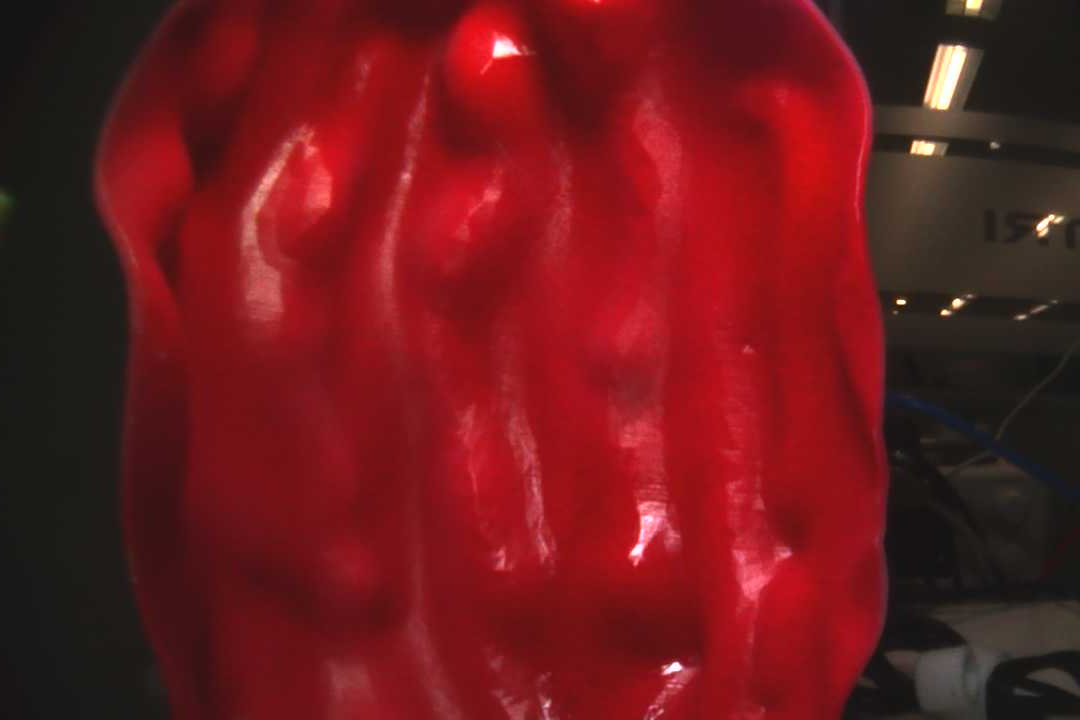
#> input picture trainingData20260818_2/Depth_anything_training/real_rgb_raw/Photo1.png, 1080 x 720 px, given in place of Photo1_NoTag.jpg, which was not available
$ python build_depth_anything_training_pairs.py
#> lines starting #> are read from the running program, lines starting #| are printed output that depends on the picture; pictures that were not available may be replaced by others from this repository, and a replacement may not be noted
"""Build aligned Real-RGB / Unity-RGB / Unity-depth training triplets.

Fixed geometry pipeline:
1. Undistort Real NoTag RGB with the calibrated real-camera K and distortion.
2. Rotate Unity RGB and depth by 180 degrees into the Real image orientation.
3. Do not apply any Tag-derived image-space warp (sx/sy/tx/ty/pitch/yaw).

Unity FOV, lens shift, and camera pose are assumed to have been applied during
rendering. The exported depth is preserved as an 8-bit grayscale target; this
script does not claim that the shader output is metric depth.
"""
from __future__ import annotations

import argparse
import csv
import json
import math
from pathlib import Path

import cv2
import numpy as np


# This copy lives inside Depth_anything_training/; dataset root is the parent folder.
PACK_DIR = Path(__file__).resolve().parent
ROOT = PACK_DIR.parent
REPO_ROOT = PACK_DIR.parents[1]


def _relpath(path: Path) -> str:
    path = path.resolve()
    for base in (PACK_DIR, ROOT, REPO_ROOT):
        try:
            return path.relative_to(base).as_posix()
        except ValueError:
            continue
    return path.as_posix()


def parse_ids(value: str) -> list[int]:
    ids: list[int] = []
    for part in value.split(","):
        part = part.strip()
        if not part:
            continue
        if "-" in part:
            first, last = part.split("-", 1)
            ids.extend(range(int(first), int(last) + 1))
        else:
            ids.append(int(part))
    return ids


def read_required(path: Path, flags: int) -> np.ndarray:
    image = cv2.imread(str(path), flags)
    if image is None:
        raise FileNotFoundError(f"Could not read image: {path}")
    return image


def depth_to_gray(depth: np.ndarray) -> np.ndarray:
    if depth.ndim == 2:
        return depth
    if depth.shape[2] >= 3:
        bgr = depth[:, :, :3]
        if np.array_equal(bgr[:, :, 0], bgr[:, :, 1]) and np.array_equal(
            bgr[:, :, 1], bgr[:, :, 2]
        ):
            return bgr[:, :, 0]
        return cv2.cvtColor(bgr, cv2.COLOR_BGR2GRAY)
    return depth[:, :, 0]


def make_preview(real: np.ndarray, unity: np.ndarray, depth: np.ndarray) -> np.ndarray:
    depth_color = cv2.applyColorMap(depth, cv2.COLORMAP_TURBO)
    blend = cv2.addWeighted(real, 0.5, unity, 0.5, 0.0)
    return cv2.hconcat([real, unity, blend, depth_color])


# [62 lines left out: functions load_tag_warps, rotation_homography, apply_tag_warp, not called in this run]


def main() -> None:
    parser = argparse.ArgumentParser(
        description="Build Real RGB / Unity RGB / Unity depth triplets without Tag 2D warp."
    )
    parser.add_argument(
        "--real-dir",
        type=Path,
        default=ROOT,
    )
    parser.add_argument(
        "--unity-dir",
        type=Path,
        default=ROOT / "Unity20280818_2_8_notag",
    )
    parser.add_argument(
        "--intrinsics",
        type=Path,
        default=PACK_DIR / "capsule_intrinsics.npz",
    )
    parser.add_argument(
        "--out-dir",
        type=Path,
        default=PACK_DIR,
    )
    parser.add_argument("--ids", default="1-4")
    parser.add_argument("--horizontal-fov", type=float, default=71.25)
    parser.add_argument("--lens-shift", type=float, nargs=2, default=(0.164, -0.081))
    parser.add_argument(
        "--original",
        type=float,
        nargs=3,
        default=(-0.358725, -2.2282, 13.2305),
    )
    parser.add_argument(
        "--no-rotate-unity",
        action="store_true",
        help="Keep Unity RGB/depth orientation unchanged.",
    )
    parser.add_argument(
        "--warp-csv",
        type=Path,
        default=None,
        help="Optional tagged compare_summary.csv; applies its per-photo warp to Unity RGB/depth.",
    )
    args = parser.parse_args()

    real_dir = args.real_dir.resolve()
    unity_dir = args.unity_dir.resolve()
    intrinsics_path = args.intrinsics.resolve()
    out_dir = args.out_dir.resolve()
    rotate_unity = not args.no_rotate_unity
    warp_csv = args.warp_csv.resolve() if args.warp_csv is not None else None
    tag_warps = load_tag_warps(warp_csv) if warp_csv is not None else {}

    calibration = np.load(intrinsics_path)
#> (reads trainingData20260818_2/Depth_anything_training/capsule_intrinsics.npz from the repository)
    K = np.asarray(calibration["camera_matrix"], dtype=np.float64)
    dist = np.asarray(calibration["dist_coeffs"], dtype=np.float64).reshape(-1)

    output_dirs = {
        "real_rgb_raw": out_dir / "real_rgb_raw",
        "real_rgb": out_dir / "real_rgb",
        "unity_rgb": out_dir / "unity_rgb",
        "unity_depth": out_dir / "unity_depth",
        "preview": out_dir / "preview",
    }
    for directory in output_dirs.values():
        directory.mkdir(parents=True, exist_ok=True)

    rows: list[dict[str, object]] = []
    for photo_id in parse_ids(args.ids):
        sample = f"Photo{photo_id}"
        real_source = real_dir / f"{sample}_NoTag.jpg"
        unity_rgb_source = unity_dir / f"{sample}_tag_Unity.jpg"
        unity_depth_source = unity_dir / f"{sample}_tag_Depth.png"

        real = read_required(real_source, cv2.IMREAD_COLOR)
#> in read_required, image is the input picture: shape (720, 1080, 3); mean B, G, R 28.4, 25.6, 107.7
        unity = read_required(unity_rgb_source, cv2.IMREAD_COLOR)
#> call 2 of read_required, with flags = 1
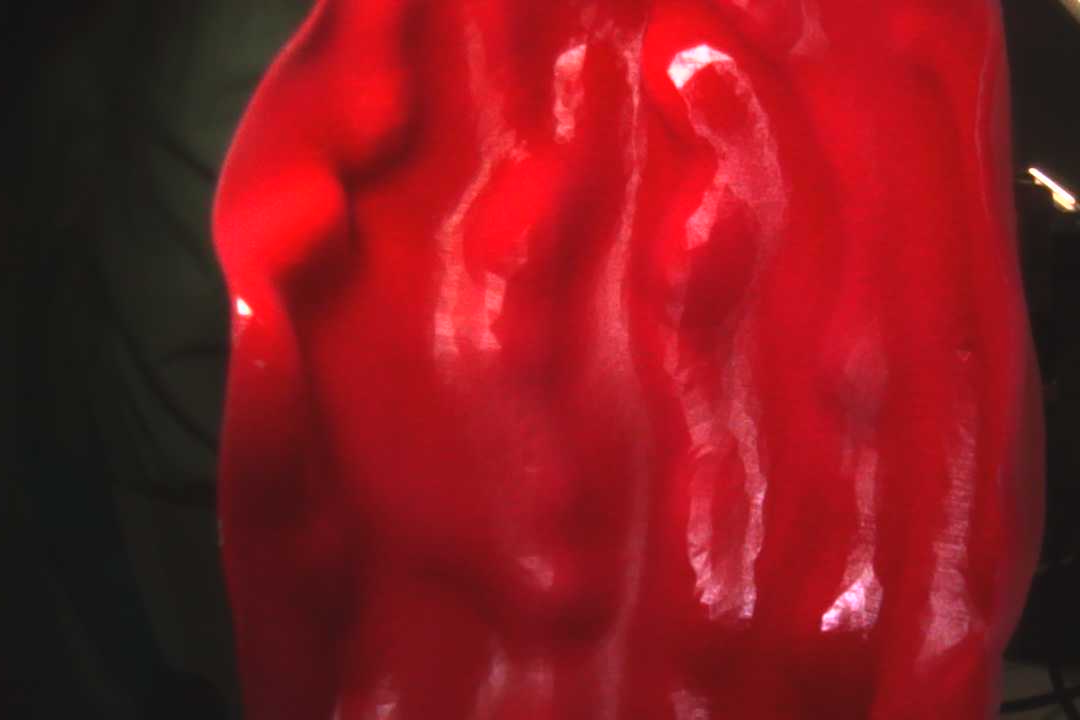
#> input picture trainingData20260818_2/Depth_anything_training/real_rgb_raw/Photo2.png, 1080 x 720 px, given in place of Photo1_tag_Unity.jpg, which was not available
#> in read_required, image is the input picture: shape (720, 1080, 3); mean B, G, R 30.3, 24.6, 131.5
        depth_raw = read_required(unity_depth_source, cv2.IMREAD_UNCHANGED)
        depth = depth_to_gray(depth_raw)

        real_undistorted = cv2.undistort(real, K, dist, None, K)
        if rotate_unity:
            unity = cv2.rotate(unity, cv2.ROTATE_180)
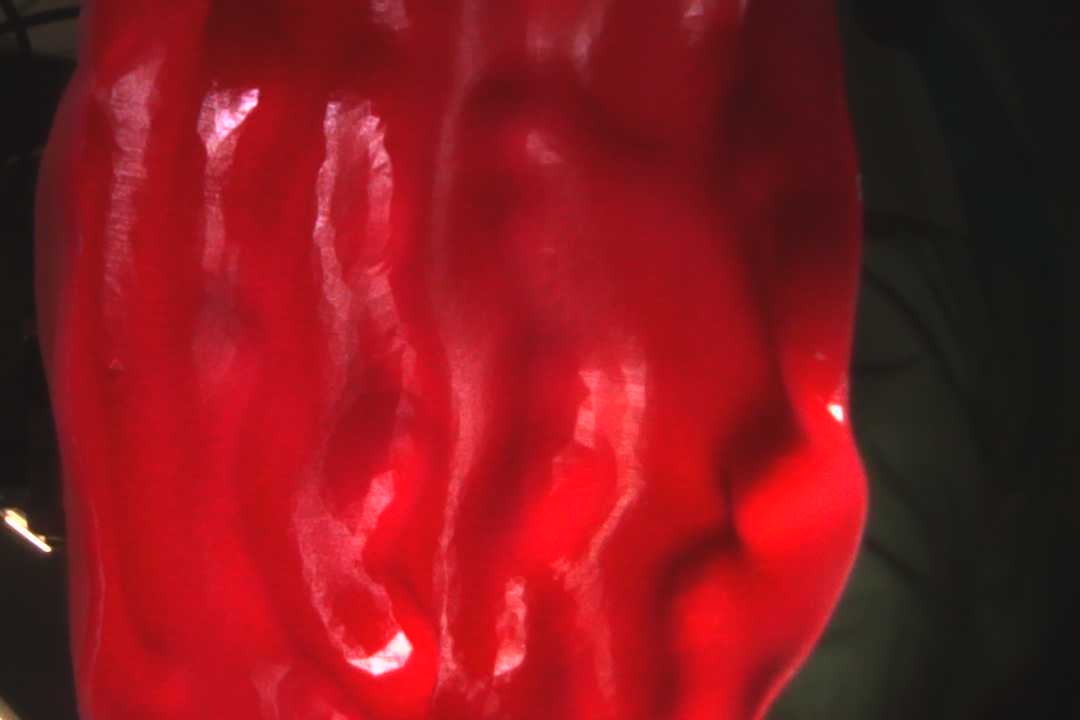
#> unity: shape (720, 1080, 3); mean B, G, R 30.3, 24.6, 131.5
            depth = cv2.rotate(depth, cv2.ROTATE_180)
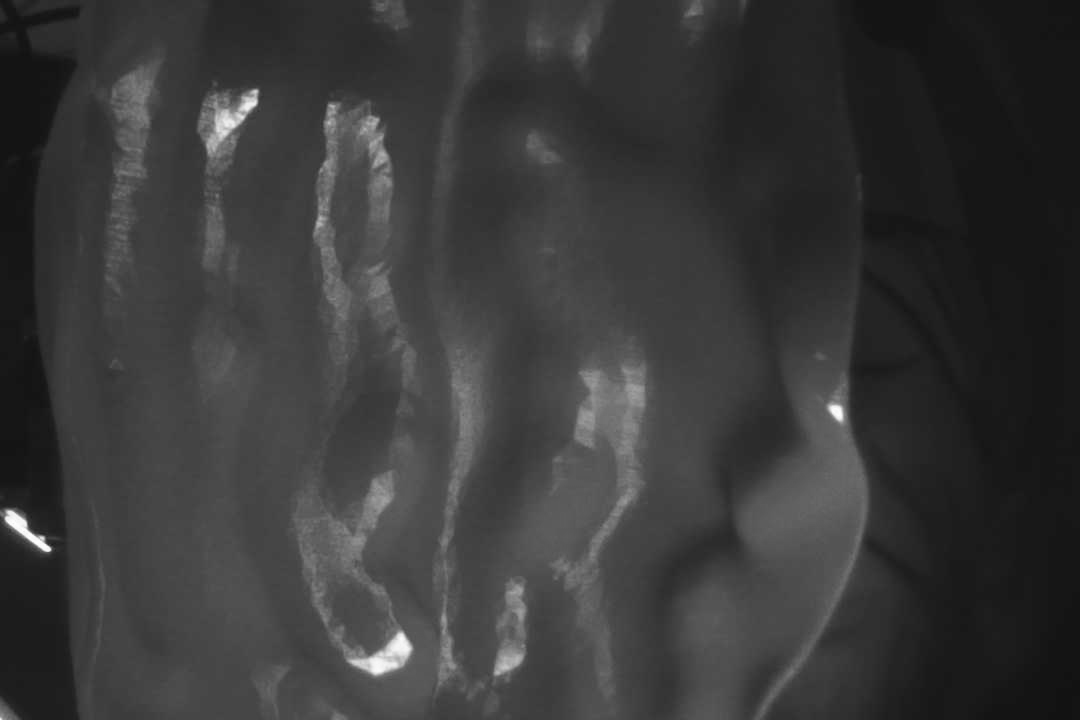
#> depth: shape (720, 1080); min 18, max 255, mean 57.2

        warp = tag_warps.get(photo_id)
        if warp_csv is not None and warp is None:
            raise KeyError(f"{sample}: no Tag warp found in {warp_csv}")
        if warp is not None:
            unity = apply_tag_warp(unity, K, warp, cv2.INTER_LINEAR)
            depth = apply_tag_warp(depth, K, warp, cv2.INTER_NEAREST)

        if real_undistorted.shape[:2] != unity.shape[:2] or unity.shape[:2] != depth.shape[:2]:
            raise ValueError(
                f"{sample}: shape mismatch: Real={real_undistorted.shape}, "
                f"UnityRGB={unity.shape}, UnityDepth={depth.shape}"
            )
        if depth.dtype != np.uint8:
            raise ValueError(f"{sample}: expected uint8 Unity depth, found {depth.dtype}")

        filename = f"{sample}.png"
        real_raw_output = output_dirs["real_rgb_raw"] / filename
        real_output = output_dirs["real_rgb"] / filename
        unity_output = output_dirs["unity_rgb"] / filename
        depth_output = output_dirs["unity_depth"] / filename
        preview_output = output_dirs["preview"] / filename

        if not cv2.imwrite(str(real_raw_output), real):
            raise OSError(f"Could not write {real_raw_output}")
        if not cv2.imwrite(str(real_output), real_undistorted):
            raise OSError(f"Could not write {real_output}")
        if not cv2.imwrite(str(unity_output), unity):
            raise OSError(f"Could not write {unity_output}")
        if not cv2.imwrite(str(depth_output), depth):
            raise OSError(f"Could not write {depth_output}")
        if not cv2.imwrite(str(preview_output), make_preview(real_undistorted, unity, depth)):
#> in make_preview, `depth_color = cv2.applyColorMap(depth, cv2.COLORMAP_TURBO)`:
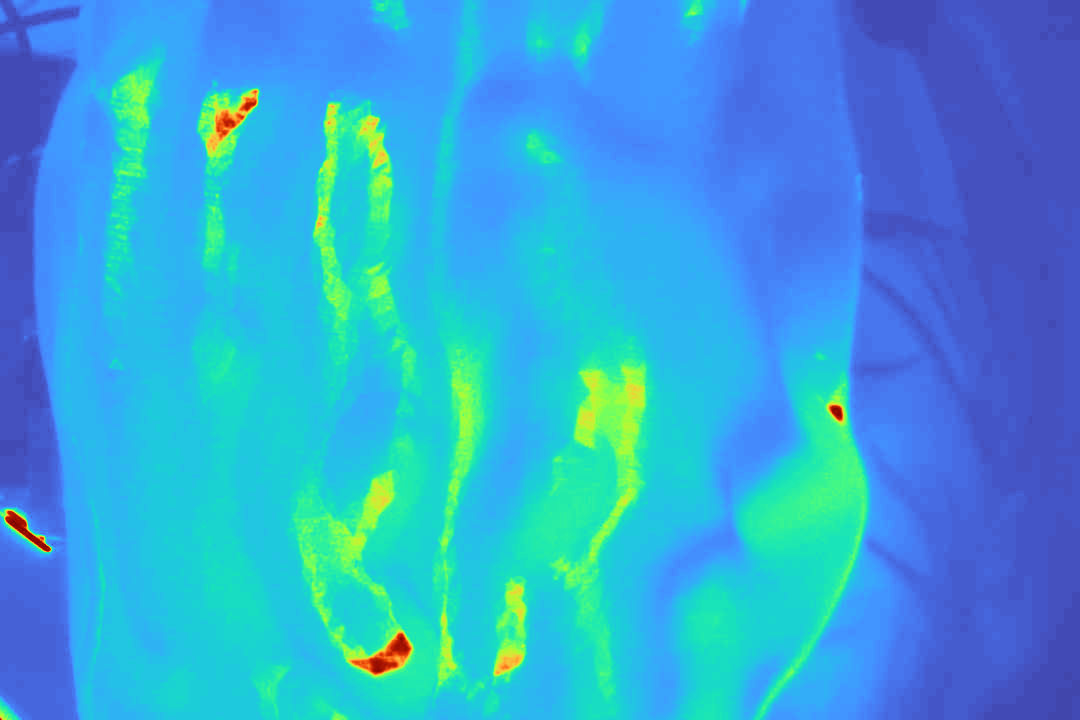
#> depth_color: shape (720, 1080, 3); mean B, G, R 215.8, 164.1, 53.8
#> in make_preview, `blend = cv2.addWeighted(real, 0.5, unity, 0.5, 0.0)`:
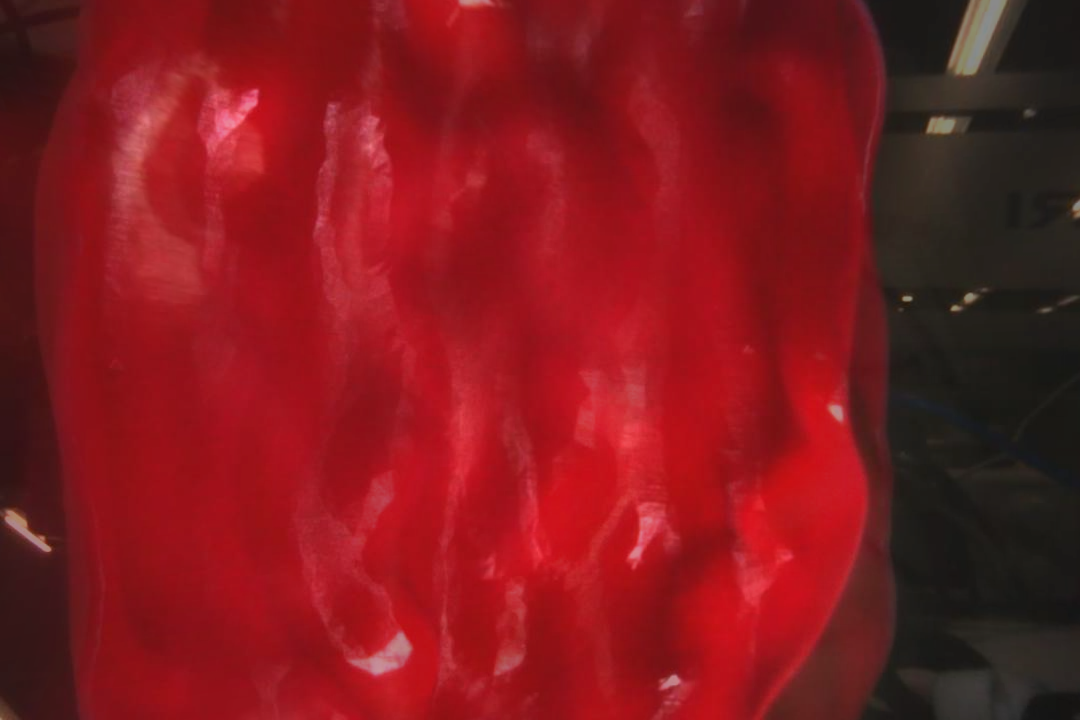
#> blend: shape (720, 1080, 3); mean B, G, R 29.9, 25.1, 128.1
#> in make_preview, `return cv2.hconcat([real, unity, blend, depth_color])`:
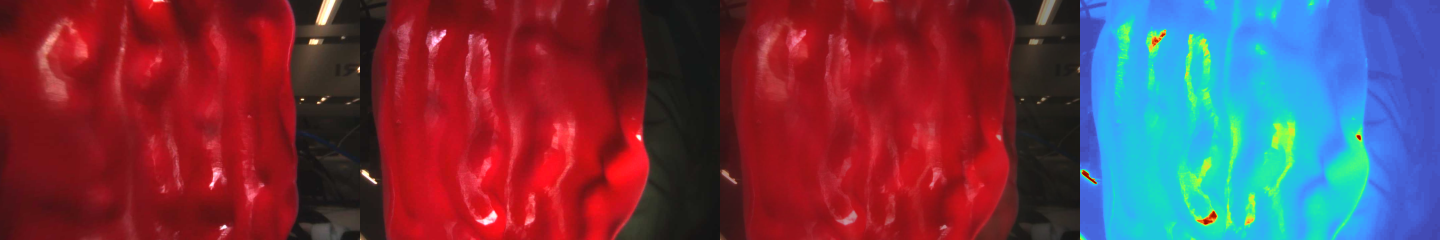
#> returned value: shape (720, 4320, 3) (shown at 1/3 size); mean of channels 0, 1, 2 76.3, 59.8, 109.5; drawn as B, G, R
            raise OSError(f"Could not write {preview_output}")

        rows.append(
            {
                "id": photo_id,
                "sample": sample,
                "real_rgb_raw": f"real_rgb_raw/{filename}",
                "real_rgb": f"real_rgb/{filename}",
                "unity_rgb": f"unity_rgb/{filename}",
                "unity_depth": f"unity_depth/{filename}",
                "preview": f"preview/{filename}",
                "width": real_undistorted.shape[1],
                "height": real_undistorted.shape[0],
                "depth_dtype": str(depth.dtype),
                "depth_min_raw": int(depth.min()),
                "depth_max_raw": int(depth.max()),
                "warp_mode": str(warp["mode"]) if warp is not None else "none",
                "warp_pitch_deg": float(warp["pitch"]) if warp is not None else 0.0,
                "warp_yaw_deg": float(warp["yaw"]) if warp is not None else 0.0,
                "warp_sx": float(warp["sx"]) if warp is not None else 1.0,
                "warp_sy": float(warp["sy"]) if warp is not None else 1.0,
                "warp_tx": float(warp["tx"]) if warp is not None else 0.0,
                "warp_ty": float(warp["ty"]) if warp is not None else 0.0,
                "tag_rmse_px": float(warp["tag_rmse_px"]) if warp is not None else "",
                "real_source": _relpath(real_source),
                "unity_rgb_source": _relpath(unity_rgb_source),
                "unity_depth_source": _relpath(unity_depth_source),
            }
        )
        print(f"[{sample}] wrote RGB/RGB/depth triplet {real_undistorted.shape[1]}x{real_undistorted.shape[0]}")
#| [Photo1] wrote RGB/RGB/depth triplet 1080x720

    if not rows:
        raise RuntimeError("No samples were generated.")

    manifest_path = out_dir / "manifest.csv"
    with manifest_path.open("w", newline="", encoding="utf-8-sig") as file:
        writer = csv.DictWriter(file, fieldnames=list(rows[0]))
        writer.writeheader()
        writer.writerows(rows)

    metadata = {
        "pipeline": [
            "Real RGB: cv2.undistort(source, K_real, dist_real, newCameraMatrix=K_real)",
            "Unity RGB: rotate 180 degrees",
            "Unity depth: rotate 180 degrees and keep grayscale uint8 values",
            (
                "Apply the matching Tag-derived warp to Unity RGB and depth"
                if warp_csv is not None
                else "No Tag-derived sx/sy/tx/ty/rotation/pitch/yaw image warp"
            ),
        ],
        "sample_count": len(rows),
        "real_intrinsics_source": _relpath(intrinsics_path),
        "K_real": K.tolist(),
        "dist_real": dist.tolist(),
        "unity_render_settings": {
            "gate_fit": "Horizontal",
            "horizontal_fov_deg": args.horizontal_fov,
            "lens_shift_xy": list(args.lens_shift),
            "original_xyz": list(args.original),
            "note": "Applied in Unity before rendering; not applied again by this script.",
        },
        "unity_rotated_180": rotate_unity,
        "tag_warp": {
            "applied": warp_csv is not None,
            "source": _relpath(warp_csv) if warp_csv is not None else None,
            "order": "pitch/yaw homography, then independent sx/sy and tx/ty",
            "depth_interpolation": "nearest",
        },
        "depth": {
            "storage": "uint8 grayscale PNG copied from Unity shader values",
            "metric": False,
            "warning": "Do not interpret as meters without confirming the Unity depth shader encoding/range.",
        },
    }
    (out_dir / "metadata.json").write_text(
        json.dumps(metadata, indent=2, ensure_ascii=False),
        encoding="utf-8",
    )
    warp_description = (
        "A per-photo 2D warp estimated from the matching Tag pair is applied "
        "to both Unity RGB and Unity depth."
        if warp_csv is not None
        else "No Tag-derived 2D warp is applied."
    )
    readme_path = out_dir / "README.md"
    if not readme_path.exists():
        (out_dir / "README.md").write_text(
            f"""# Depth-Anything training pairs

Each sample uses the same basename in three directories:

- `real_rgb/PhotoN.png`: undistorted Real NoTag RGB (training input)
- `real_rgb_raw/PhotoN.png`: original Real NoTag RGB before undistortion
- `unity_rgb/PhotoN.png`: Unity NoTag RGB, rotated 180 degrees (visual check)
- `unity_depth/PhotoN.png`: matching Unity depth, rotated 180 degrees (target)
- `preview/PhotoN.png`: Real | Unity | 50% blend | depth color preview

{warp_description} Unity FOV, lens shift, and camera pose are already baked
into the Unity render.

The current depth PNG is an 8-bit shader output, not confirmed metric depth.
See `manifest.csv` and `metadata.json`.
""",
            encoding="utf-8",
        )
    else:
        print(f"Kept existing README: {readme_path}")
    print(f"Wrote {len(rows)} samples to {out_dir}")


if __name__ == "__main__":
#> (the run stopped early here; a loop or call above may not have finished)
